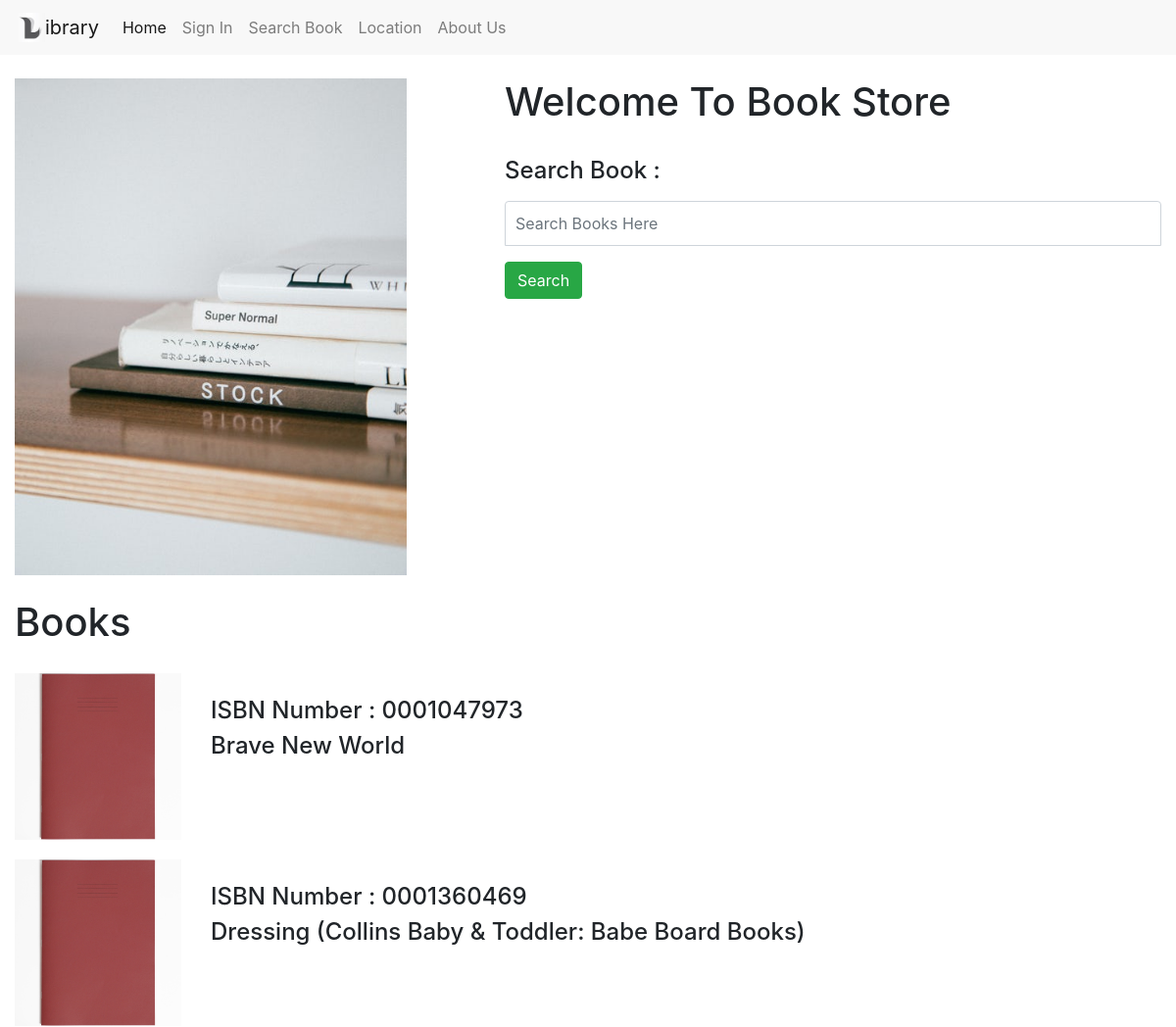
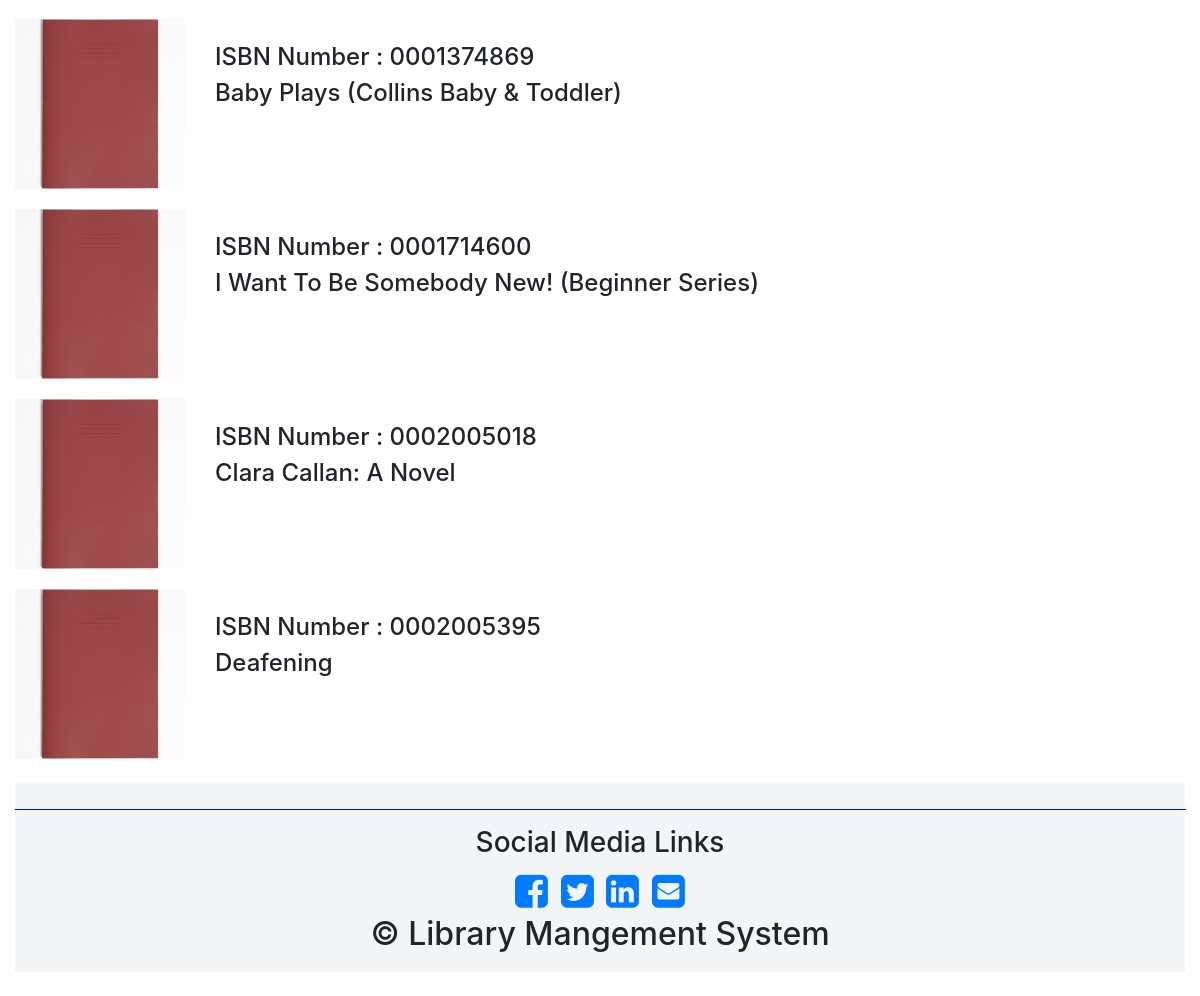
Screenshot of /search.php with the database file from the repository (2 pictures, top to bottom).
### tables this page shows
CREATE TABLE IF NOT EXISTS `book_store` (
  `isbn` varchar(10) NOT NULL,
  `title` varchar(500) DEFAULT NULL,
  `img` varchar(25) NOT NULL DEFAULT '8.jpg',
  PRIMARY KEY (`isbn`)
);

### search.php (the view, shortened to what this page needs)
<!doctype html>
<html lang="en">
<head>
<link rel="stylesheet" href="loginstyle.css" />
</head>
<body>
<?php include('nav.php'); ?>
<br>
<div class="container-fluid">
<div class="row">
		<div class="col-md-5">
			<img class="banner img-responsive" src="image/library.jpg"/ width='85%'>
		</div>
		<div class="col-md-7">
		<h1>Welcome To Book Store</h1><br>
			<form action="search.php" method="post" enctype="multipart/form-data">
				<div class="form-group">
				<label><h4>Search Book :</h4></label>
				<input class="form-control" type="text" name="search" placeholder="Search Books Here" />
				</div>
				<div class="form-group">
				<input type="submit" class="btn btn-success" name="submit" value="Search"/>
				</div>
			</form>
		</div>
	</div>
<br>
<div class="row">
	<div class="col-md-12">
		<h1>Books</h1>
	</div>
</div>
	<?php
	if(isset($_POST['submit']) && $_POST['search']!== ''){
		$con = mysqli_connect('localhost','root','','library');
		$search_query = $_POST['search'];
		$query = "select * from book_store where title like '%$search_query%'";
		$result = mysqli_query($con,$query);
		foreach ($result as $value){
			$id = $value['isbn'];
			$title = $value['title'];
			$image = $value['img'];
			echo "
				<div class='row' style='margin-top:20px'>
					<div class='col-md-2'>
						<img class='banner img-responsive' src='image/books_front/$image' width='100%' />
					</div>
					<div class='col-md-10'>
						<br>
						<h4>ISBN Number : $id</h4>
						<h4>$title</h4>
					</div>
				</div>
			";
		}
	}
	else{
		$con = mysqli_connect('localhost','root','','library');
		$query = "select * from book_store";
		$result = mysqli_query($con,$query);
		static $i=0;
		foreach ($result as $value){
			$id = $value['isbn'];
			$title = $value['title'];
			$image = $value['img'];
			echo "
				<div class='row' style='margin-top:20px'>
					<div class='col-md-2'>
						<img class='banner img-responsive' src='image/books_front/$image' width='100%' />
					</div>
					<div class='col-md-10'>
						<br>
						<h4>ISBN Number : $id</h4>
						<h4>$title</h4>
					</div>
				</div>
			";
			$i++;
			if($i>5)
			{ break; }
		}
	}
	?>
	<div class="footer">
		<?php include('footer.php'); ?>
	</div>
</div>
</body>
</html>

### style.css (style rules this page uses)
.form-control { position: relative; font-size: 16px; height: auto; padding: 10px; }
input[type="text"] { margin-bottom: 0px; border-bottom-left-radius: 0; border-bottom-right-radius: 0; }

### loginstyle.css (style rules this page uses)
.form-control { position: relative; font-size: 16px; height: auto; padding: 10px; }
input[type="text"] { margin-bottom: 0px; border-bottom-left-radius: 0; border-bottom-right-radius: 0; }

### rows the page displays
book_store: img (picture), isbn "0001047973", title "Brave New World"
book_store: img (picture), isbn "0001360469", title "Dressing (Collins Baby & Toddler: Babe Board Books)"
book_store: img (picture), isbn "0001374869", title "Baby Plays (Collins Baby & Toddler)"
book_store: img (picture), isbn "0001714600", title "I Want To Be Somebody New! (Beginner Series)"
book_store: img (picture), isbn "0002005018", title "Clara Callan: A Novel"
book_store: img (picture), isbn "0002005395", title "Deafening"
